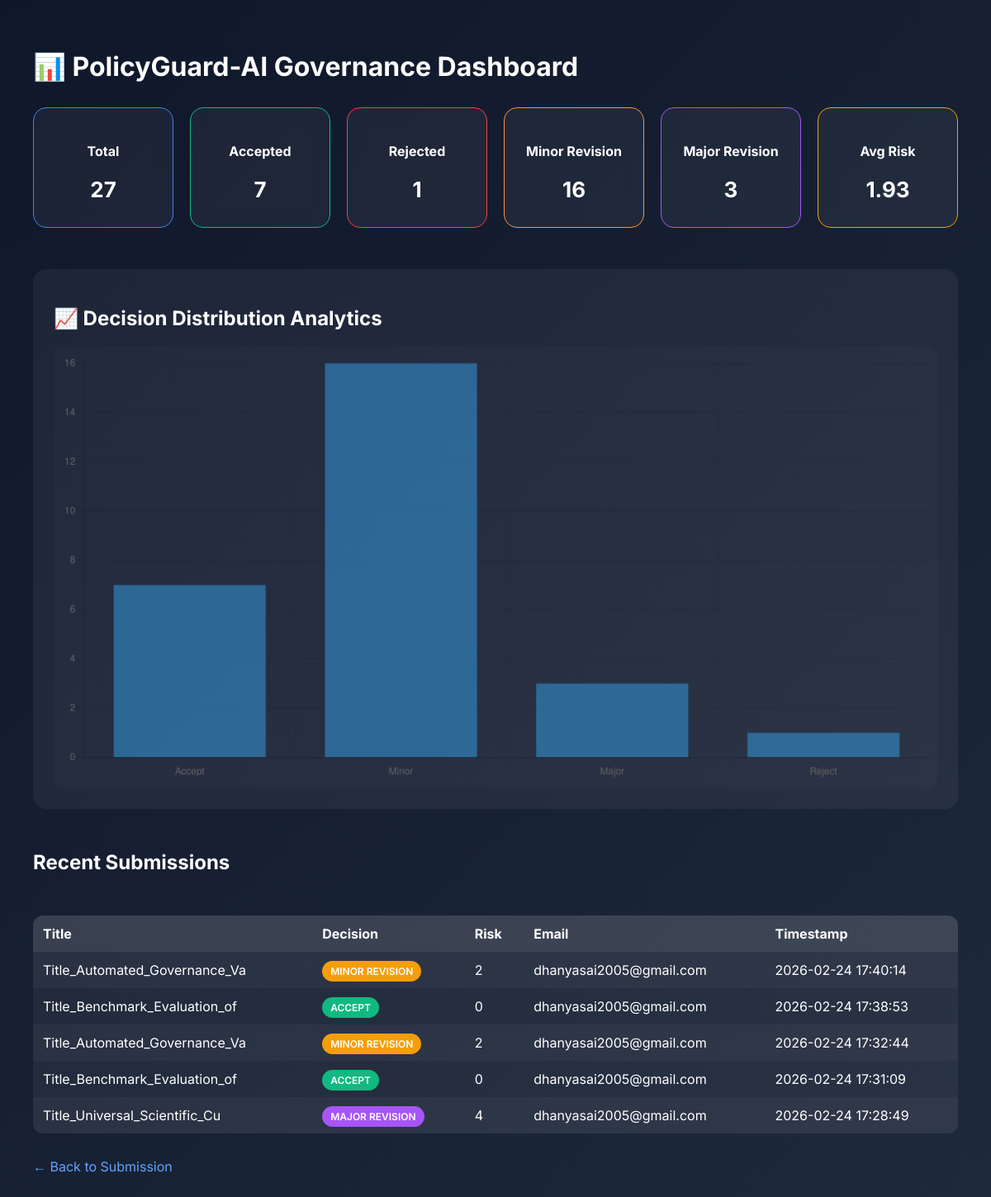
Page /dashboard on the earlier database version.
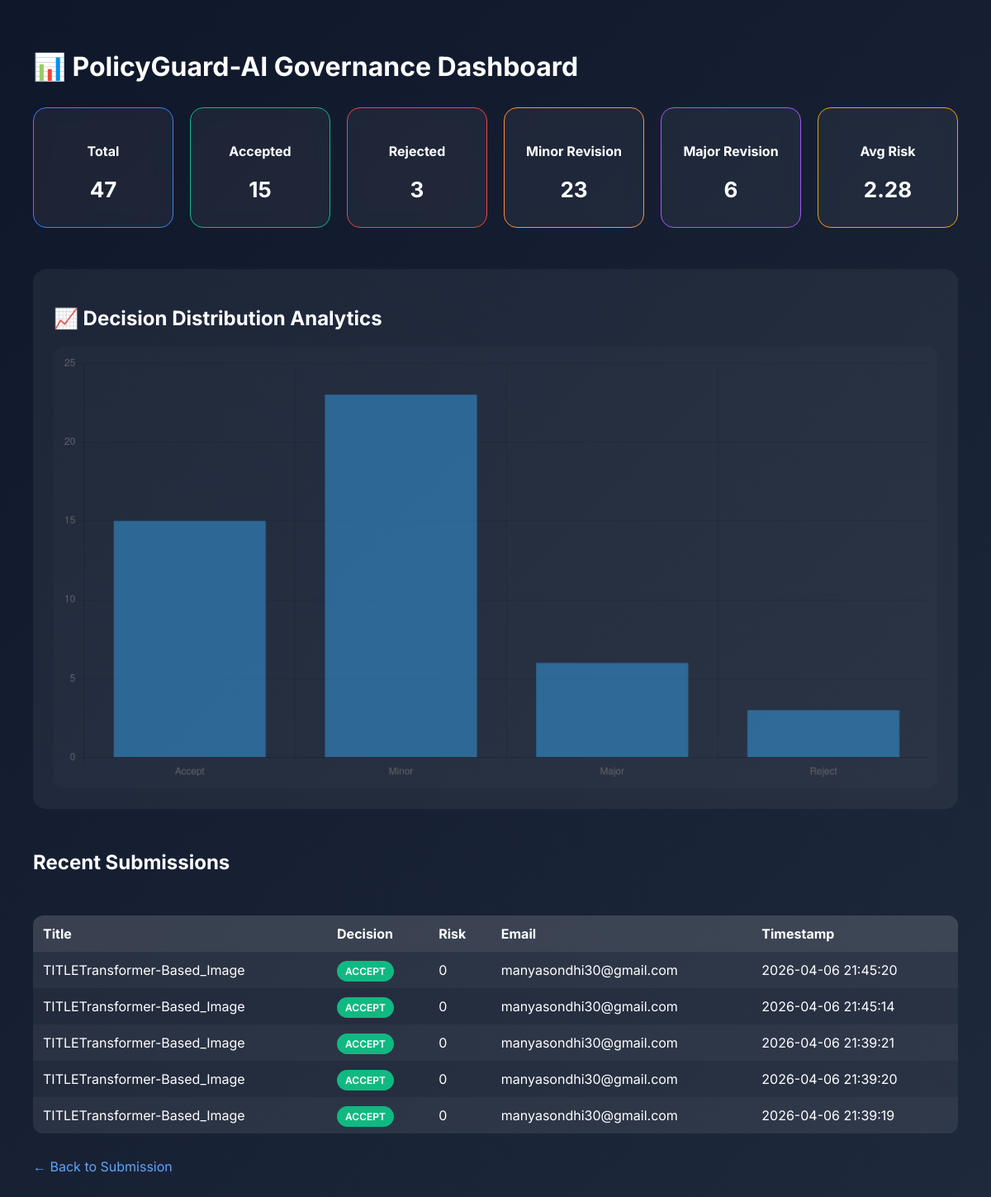
Same page on the later database version.
### tables this page shows
CREATE TABLE submissions (
            id INTEGER PRIMARY KEY AUTOINCREMENT,
            title TEXT,
            decision TEXT,
            risk_score INTEGER,
            email TEXT,
            file_path TEXT,
            timestamp TEXT
        );

### main.py (the view)
@app.get("/dashboard", response_class=HTMLResponse)
def dashboard(request: Request):
    try:
        stats = get_dashboard_stats()
        return templates.TemplateResponse(request, "dashboard.html", {
            "stats": stats
        })
    except Exception as e:
        log_event(f"Dashboard error: {str(e)}")
        return HTMLResponse(
            content=f"<h2>Dashboard Error</h2><p>{str(e)}</p>",
            status_code=500
        )

### templates/dashboard.html (shortened to what this page needs)
<!DOCTYPE html>
<html>
<head>
</head>
<body>
<h1>📊 PolicyGuard-AI Governance Dashboard</h1>
<div class="grid">
    <div class="card blue">
        <h4>Total</h4>
        <h2>{{ stats.total }}</h2>
    </div>
    <div class="card green">
        <h4>Accepted</h4>
        <h2>{{ stats.accepted }}</h2>
    </div>
    <div class="card red">
        <h4>Rejected</h4>
        <h2>{{ stats.rejected }}</h2>
    </div>
    <div class="card orange">
        <h4>Minor Revision</h4>
        <h2>{{ stats.minor }}</h2>
    </div>
    <div class="card purple">
        <h4>Major Revision</h4>
        <h2>{{ stats.major }}</h2>
    </div>
    <div class="card yellow">
        <h4>Avg Risk</h4>
        <h2>{{ stats.avg_risk }}</h2>
    </div>
</div>
<div class="chart-section">
    <h2>📈 Decision Distribution Analytics</h2>
    <canvas id="decisionChart"></canvas>
</div>
<h2 style="margin-top:50px;">Recent Submissions</h2>
<table>
    <tr>
        <th>Title</th>
        <th>Decision</th>
        <th>Risk</th>
        <th>Email</th>
        <th>Timestamp</th>
    </tr>
    {% for row in stats.recent %}
    <tr>
        <td>{{ row[0] }}</td>
        <td>
            <span class="badge
                {% if row[1]=='ACCEPT' %}accept
                {% elif row[1]=='REJECT' %}reject
                {% elif row[1]=='MINOR REVISION' %}minor
                {% elif row[1]=='MAJOR REVISION' %}major
                {% endif %}">
                {{ row[1] }}
            </span>
        </td>
        <td>{{ row[2] }}</td>
        <td>{{ row[3] }}</td>
        <td>{{ row[4] }}</td>
    </tr>
    {% endfor %}
</table>
<div class="back" onclick="window.location.href='/'">
    ← Back to Submission
</div>
<script>
    const accepted = Number("{{ stats.accepted }}");
    const minor = Number("{{ stats.minor }}");
    const major = Number("{{ stats.major }}");
    const rejected = Number("{{ stats.rejected }}");
    const ctx = document.getElementById('decisionChart').getContext('2d');
    new Chart(ctx, {
        type: 'bar',
        data: {
            labels: ['Accept', 'Minor', 'Major', 'Reject'],
            datasets: [{
                label: 'Number of Submissions',
                data: [accepted, minor, major, rejected]
            }]
        },
        options: {
            responsive: true,
            scales: {
                y: { beginAtZero: true }
            },
            plugins: {
                legend: { display: false }
            }
        }
    });
</script>
</body>
</html>

### templates/dashboard.html (style rules this page uses)
body { margin: 0; font-family: 'Inter', sans-serif; background: linear-gradient(135deg, #0f172a, #1e293b); color: white; padding: 40px; }
h1 { margin-bottom: 30px; font-weight: 700; }
.grid { display: grid; grid-template-columns: repeat(6, 1fr); gap: 20px; }
.card { background: rgba(255,255,255,0.05); padding: 20px; border-radius: 16px; text-align: center; backdrop-filter: blur(10px); transition: 0.3s ease; }
.card h2 { margin: 10px 0; font-size: 26px; }
.blue { border: 1px solid #3b82f6; }
.green { border: 1px solid #10b981; }
.red { border: 1px solid #ef4444; }
.yellow { border: 1px solid #f59e0b; }
.purple { border: 1px solid #a855f7; }
.orange { border: 1px solid #fb923c; }
.chart-section { margin-top: 50px; background: rgba(255,255,255,0.05); padding: 25px; border-radius: 16px; }
canvas { margin-top: 20px; background: rgba(255,255,255,0.02); border-radius: 12px; padding: 10px; }
table { width: 100%; margin-top: 50px; border-collapse: collapse; background: rgba(255,255,255,0.05); border-radius: 12px; overflow: hidden; }
th, td { padding: 12px; text-align: left; }
th { background: rgba(255,255,255,0.1); }
tr:nth-child(even) { background: rgba(255,255,255,0.03); }
.badge { padding: 5px 10px; border-radius: 20px; font-size: 12px; font-weight: 600; }
.accept { background: #10b981; }
.back { margin-top: 30px; display: inline-block; color: #60a5fa; cursor: pointer; }

Differences in the rows shown:
no longer on this page (row unchanged): submissions: title "Title_Automated_Governance_Va", decision "MINOR REVISION", risk_score "2", email "dhanyasai2005@gmail.com", timestamp "2026-02-24 17:40:14"
no longer on this page (row unchanged): submissions: title "Title_Benchmark_Evaluation_of", decision "ACCEPT", risk_score "0", email "dhanyasai2005@gmail.com", timestamp "2026-02-24 17:38:53"
no longer on this page (row unchanged): submissions: title "Title_Automated_Governance_Va", decision "MINOR REVISION", risk_score "2", email "dhanyasai2005@gmail.com", timestamp "2026-02-24 17:32:44"
no longer on this page (row unchanged): submissions: title "Title_Benchmark_Evaluation_of", decision "ACCEPT", risk_score "0", email "dhanyasai2005@gmail.com", timestamp "2026-02-24 17:31:09"
no longer on this page (row unchanged): submissions: title "Title_Universal_Scientific_Cu", decision "MAJOR REVISION", risk_score "4", email "dhanyasai2005@gmail.com", timestamp "2026-02-24 17:28:49"
added submissions: title "TITLETransformer-Based_Image", decision "ACCEPT", risk_score "0", email "manyasondhi30@gmail.com", timestamp "2026-04-06 21:45:20"
added submissions: title "TITLETransformer-Based_Image", decision "ACCEPT", risk_score "0", email "manyasondhi30@gmail.com", timestamp "2026-04-06 21:45:14"
added submissions: title "TITLETransformer-Based_Image", decision "ACCEPT", risk_score "0", email "manyasondhi30@gmail.com", timestamp "2026-04-06 21:39:21"
added submissions: title "TITLETransformer-Based_Image", decision "ACCEPT", risk_score "0", email "manyasondhi30@gmail.com", timestamp "2026-04-06 21:39:20"
added submissions: title "TITLETransformer-Based_Image", decision "ACCEPT", risk_score "0", email "manyasondhi30@gmail.com", timestamp "2026-04-06 21:39:19"
Other differences:
{{ stats.total }}: "27" → "47"
{{ stats.accepted }}: "7" → "15"
{{ stats.rejected }}: "1" → "3"
{{ stats.minor }}: "16" → "23"
{{ stats.major }}: "3" → "6"
{{ stats.avg_risk }}: "1.93" → "2.28"
chart data {{ stats.accepted }}: 7 → 15
chart data {{ stats.minor }}: 16 → 23
chart data {{ stats.major }}: 3 → 6
chart data {{ stats.rejected }}: 1 → 3
